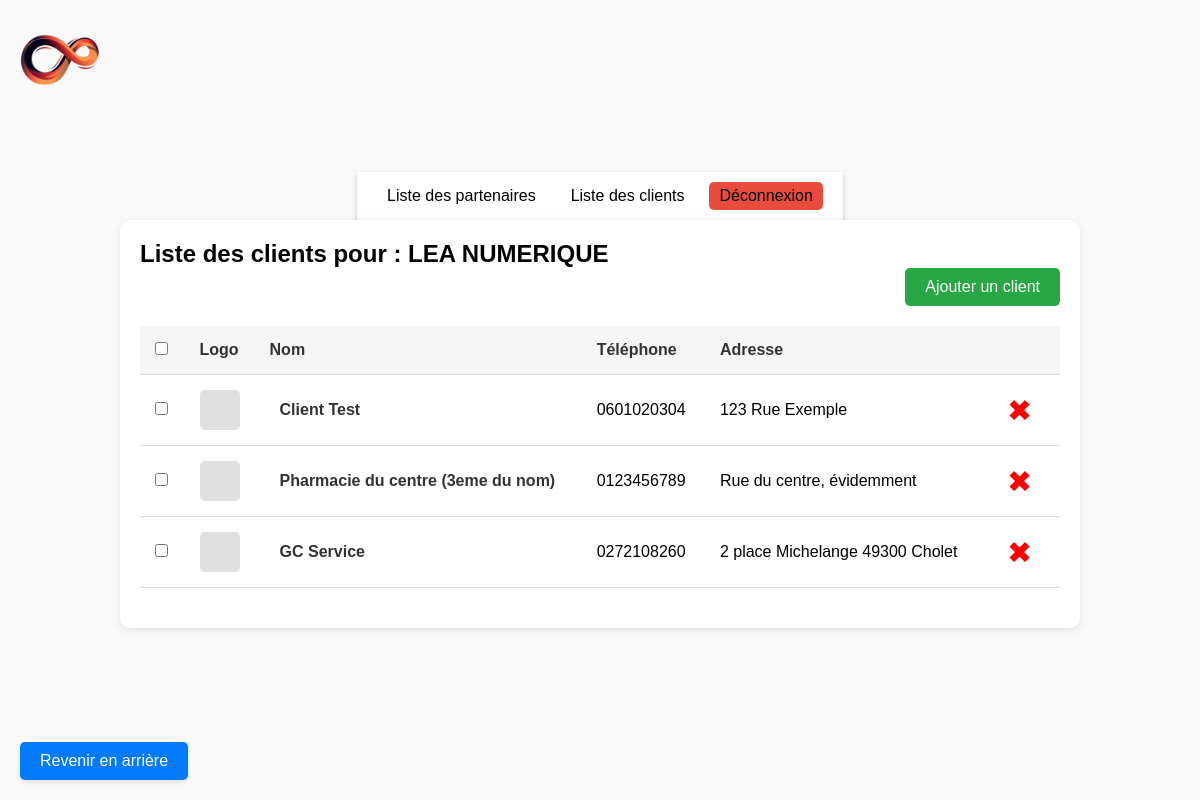
Screenshot of /clientlist/clientlist.php (signed in) with the database file from the repository.
### tables this page shows
CREATE TABLE `Partenaires` (
  `idpartenaires` int NOT NULL,
  `Nom` varchar(255) DEFAULT NULL,
  `Email` varchar(255) DEFAULT NULL,
  `Telephone` varchar(255) DEFAULT NULL,
  `Adresse` varchar(255) DEFAULT NULL
);

CREATE TABLE `Clients` (
  `idclients` int NOT NULL,
  `Nom` varchar(255) DEFAULT NULL,
  `Email` varchar(255) DEFAULT NULL,
  `Telephone` varchar(255) DEFAULT NULL,
  `Adresse` varchar(255) DEFAULT NULL,
  `Plateforme` varchar(50) DEFAULT NULL COMMENT 'Type de plateforme téléphonique (Wazo, OVH, Yeastar, 3CX, etc)',
  `PlateformeURL` text COMMENT 'URL si nécessaire (pour le 3CX par exemple)',
  `partenaires_idpartenaires` int NOT NULL
);

### database/clients_request.php (called while the page is built, shortened)
<?php
class ClientsHandler {
    private $pdo;
    public function __construct($pdo) {
        $this->pdo = $pdo;
    }
    public function getClientsByPartner($partnerId) {
        $sql = "SELECT * FROM Clients WHERE partenaires_idpartenaires = :partnerId";
        $stmt = $this->pdo->prepare($sql);
        $stmt->bindParam(':partnerId', $partnerId, PDO::PARAM_INT);
        $stmt->execute();
        return $stmt->fetchAll(PDO::FETCH_ASSOC);
    }
    public function getPartnerNameById($partnerId) {
        $sql = "SELECT Nom FROM Partenaires WHERE idpartenaires = :id";
        $stmt = $this->pdo->prepare($sql);
        $stmt->bindParam(':id', $partnerId, PDO::PARAM_INT);
        $stmt->execute();
        return $stmt->fetch(PDO::FETCH_ASSOC)['Nom'] ?? 'Inconnu';
    }
}
?>

### clientlist/clientlist.php (the view, shortened to what this page needs)
<?php
require_once '../database/db.php';
include '../database/clients_request.php';
if (isset($_GET['idpartenaires'])) $idpartenaire = $_GET['idpartenaires'];
else $idpartenaire = 2;
$clientsHandler = new ClientsHandler($pdo);
?>
<!DOCTYPE html>
<html lang="fr">
<head>
    <link rel="stylesheet" href="clientlist.css">
</head>
<body>
    <img src="../admin/logo/Logo-ldap.png" alt="Logo" class="logo-header">
    <?php include '../partials/header.php'; ?>
    <section class="main-section">
        <div class="title-container">
            <h1>Liste des clients pour :
            <?php
            if (isset($idpartenaire)) {
                $partnerId = intval($idpartenaire);
                $partnerName = $clientsHandler->getPartnerNameById($partnerId);
                echo htmlspecialchars($partnerName);
            } else {
                echo "Aucun identifiant de partenaire fourni.";
                exit;
            }
            ?>
            </h1>
        </div>
        <div class="button-container">
            <?php if ($_SESSION['role'] === 'Admin'): ?>
                <a href="addclients_form.php?idpartenaires=<?php echo $idpartenaire; ?>" class="add-button" id="add-client" style="text-decoration:none">Ajouter un client</a>
            <?php endif; ?>
        </div>
        <div class="table-container">
            <table class="table">
                <thead>
                    <tr>
                        <th><input type="checkbox" id="select-all"></th>
                        <th>Logo</th>
                        <th>Nom</th>
                        <th>Téléphone</th>
                        <th>Adresse</th>
                        <th></th>
                    </tr>
                </thead>
                <tbody id="client-list">
                <?php
                if (isset($idpartenaire)) {
                    $Clients = $clientsHandler->getClientsByPartner($idpartenaire);
                    foreach ($Clients as $client) {
                        echo "<tr>";
                        echo "<td><input type=\"checkbox\" class=\"client-checkbox\"></td>";
                        echo "<td class=\"logo-cell\">";
                        echo "<div class=\"logo-placeholder\"></div>";
                        echo "</td>";
                        echo "<td class=\"card-content\">";
                        echo "<a href=\"../clientdetail/clientdetail.php?idclient=$client[idclients]\">";
                        echo "<h2>$client[Nom]</h2>";
                        echo "</a>";
                        echo "</td>";
                        echo "<td>$client[Telephone]</td>";
                        echo "<td>$client[Adresse]</td>";
                        echo "<td><button class=\"btn-delete\" data-client-id=\"$client[idclients]\">✖</button></td>";
                        echo "</tr>";
                    }
                }
                ?>
                </tbody>
            </table>
        </div>
    </section>
    <a href="javascript:history.back()" class="back-button">Revenir en arrière</a>
</body>
</html>

### clientlist/clientlist.css (style rules this page uses)
* { margin: 0; padding: 0; box-sizing: border-box; font-family: Arial, sans-serif; }
body { background-color: #f9f9f9; display: flex; justify-content: center; align-items: center; height: 100vh; flex-direction: column; }
.main-section { width: 80%; max-width: 1200px; margin: 0 auto; background-color: white; border-radius: 10px; box-shadow: 0 2px 8px rgba(0, 0, 0, 0.1); padding: 20px; overflow-x: auto; }
.table-container { width: 100%; margin-top: 20px; }
.table { width: 100%; border-collapse: collapse; margin-bottom: 20px; }
.table th, .table td { padding: 15px; text-align: left; border-bottom: 1px solid #ddd; min-height: 60px; vertical-align: middle; }
.table th { background-color: #f5f5f5; font-weight: bold; color: #333; }
.logo-cell { width: 50px; }
.logo-placeholder { width: 40px; height: 40px; background-color: #e0e0e0; border-radius: 5px; margin: 0 auto; }
.card-content h2 { font-size: 16px; color: #333; margin-left: 10px; line-height: 2.5; }
.card-content a { text-decoration: none; color: inherit; }
.title-container { display: flex; flex-direction: column; }
.logo-header { position: fixed; top: 10px; left: 10px; width: 100px; }
.button-container { display: flex; justify-content: flex-end; margin-bottom: 20px; }
.add-button, .delete-button { padding: 10px 20px; margin-left: 10px; border: none; color: white; background-color: #28a745; border-radius: 5px; font-size: 16px; cursor: pointer; transition: background-color 0.3s; }
.back-button { position: fixed; bottom: 20px; left: 20px; padding: 10px 20px; background-color: #007bff; color: white; text-decoration: none; border-radius: 5px; font-size: 16px; box-shadow: 0 2px 5px rgba(0, 0, 0, 0.1); }
.btn-delete { background-color: transparent; border: none; color: red; font-size: 30px; cursor: pointer; padding: 0 10px; }

### rows the page displays
partenaires: Nom "LEA NUMERIQUE"
clients: Nom "Client Test", Telephone "0601020304", Adresse "123 Rue Exemple"
clients: Nom "Pharmacie du centre (3eme du nom)", Telephone "0123456789", Adresse "Rue du centre, évidemment"
clients: Nom "GC Service", Telephone "0272108260", Adresse "2 place Michelange 49300 Cholet"
